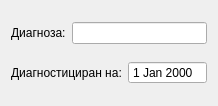
<?xml version="1.0" encoding="UTF-8"?>
<ui version="4.0">
 <class>PathologyWidget</class>
 <widget class="QWidget" name="PathologyWidget">
  <property name="geometry">
   <rect>
    <x>0</x>
    <y>0</y>
    <width>201</width>
    <height>106</height>
   </rect>
  </property>
  <property name="sizePolicy">
   <sizepolicy hsizetype="Fixed" vsizetype="Fixed">
    <horstretch>0</horstretch>
    <verstretch>0</verstretch>
   </sizepolicy>
  </property>
  <property name="maximumSize">
   <size>
    <width>201</width>
    <height>106</height>
   </size>
  </property>
  <property name="windowTitle">
   <string>PathologyWidget</string>
  </property>
  <layout class="QVBoxLayout" name="verticalLayout">
   <item>
    <layout class="QHBoxLayout" name="horizontalLayout_2">
     <item>
      <widget class="QLabel" name="label">
       <property name="text">
        <string>Диагноза:</string>
       </property>
      </widget>
     </item>
     <item>
      <widget class="QLineEdit" name="diagnosisEdit"/>
     </item>
    </layout>
   </item>
   <item>
    <layout class="QHBoxLayout" name="horizontalLayout">
     <item>
      <widget class="QLabel" name="label_2">
       <property name="text">
        <string>Диагностициран на:</string>
       </property>
      </widget>
     </item>
     <item>
      <widget class="QDateEdit" name="dateEdit">
       <property name="buttonSymbols">
        <enum>QAbstractSpinBox::NoButtons</enum>
       </property>
      </widget>
     </item>
    </layout>
   </item>
  </layout>
 </widget>
 <layoutdefault spacing="6" margin="11"/>
 <resources/>
 <connections/>
</ui>
